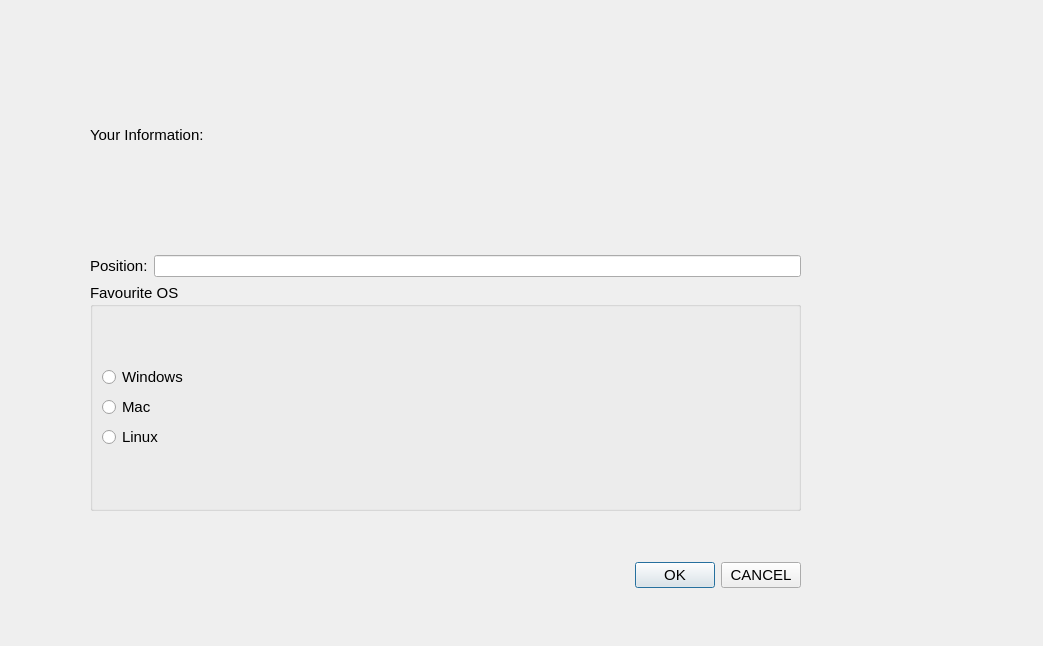
<?xml version="1.0" encoding="UTF-8"?>
<ui version="4.0">
 <class>InfoDialog</class>
 <widget class="QDialog" name="InfoDialog">
  <property name="geometry">
   <rect>
    <x>0</x>
    <y>0</y>
    <width>1043</width>
    <height>646</height>
   </rect>
  </property>
  <property name="windowTitle">
   <string>Dialog</string>
  </property>
  <widget class="QWidget" name="">
   <property name="geometry">
    <rect>
     <x>90</x>
     <y>20</y>
     <width>711</width>
     <height>491</height>
    </rect>
   </property>
   <layout class="QVBoxLayout" name="verticalLayout_3">
    <item>
     <widget class="QLabel" name="label">
      <property name="font">
       <font>
        <pointsize>11</pointsize>
       </font>
      </property>
      <property name="text">
       <string>Your Information:</string>
      </property>
     </widget>
    </item>
    <item>
     <layout class="QHBoxLayout" name="horizontalLayout">
      <item>
       <widget class="QLabel" name="label_2">
        <property name="font">
         <font>
          <pointsize>11</pointsize>
         </font>
        </property>
        <property name="text">
         <string>Position:</string>
        </property>
       </widget>
      </item>
      <item>
       <widget class="QLineEdit" name="lineEdit"/>
      </item>
     </layout>
    </item>
    <item>
     <widget class="QGroupBox" name="groupBox">
      <property name="font">
       <font>
        <pointsize>11</pointsize>
       </font>
      </property>
      <property name="title">
       <string>Favourite OS</string>
      </property>
      <layout class="QVBoxLayout" name="verticalLayout_2">
       <item>
        <layout class="QVBoxLayout" name="verticalLayout">
         <item>
          <widget class="QRadioButton" name="WindowsradioButton">
           <property name="text">
            <string>Windows</string>
           </property>
          </widget>
         </item>
         <item>
          <widget class="QRadioButton" name="MacradioButton">
           <property name="text">
            <string>Mac</string>
           </property>
          </widget>
         </item>
         <item>
          <widget class="QRadioButton" name="LinuxradioButton">
           <property name="text">
            <string>Linux</string>
           </property>
          </widget>
         </item>
        </layout>
       </item>
      </layout>
     </widget>
    </item>
   </layout>
  </widget>
  <widget class="QWidget" name="">
   <property name="geometry">
    <rect>
     <x>110</x>
     <y>550</y>
     <width>691</width>
     <height>51</height>
    </rect>
   </property>
   <layout class="QHBoxLayout" name="horizontalLayout_2">
    <item>
     <spacer name="horizontalSpacer">
      <property name="orientation">
       <enum>Qt::Horizontal</enum>
      </property>
      <property name="sizeHint" stdset="0">
       <size>
        <width>88</width>
        <height>28</height>
       </size>
      </property>
     </spacer>
    </item>
    <item>
     <widget class="QPushButton" name="OKpushButton">
      <property name="font">
       <font>
        <pointsize>11</pointsize>
       </font>
      </property>
      <property name="text">
       <string>OK</string>
      </property>
     </widget>
    </item>
    <item>
     <widget class="QPushButton" name="CANCELpushButton">
      <property name="font">
       <font>
        <pointsize>11</pointsize>
       </font>
      </property>
      <property name="text">
       <string>CANCEL</string>
      </property>
     </widget>
    </item>
   </layout>
  </widget>
 </widget>
 <resources/>
 <connections/>
</ui>
